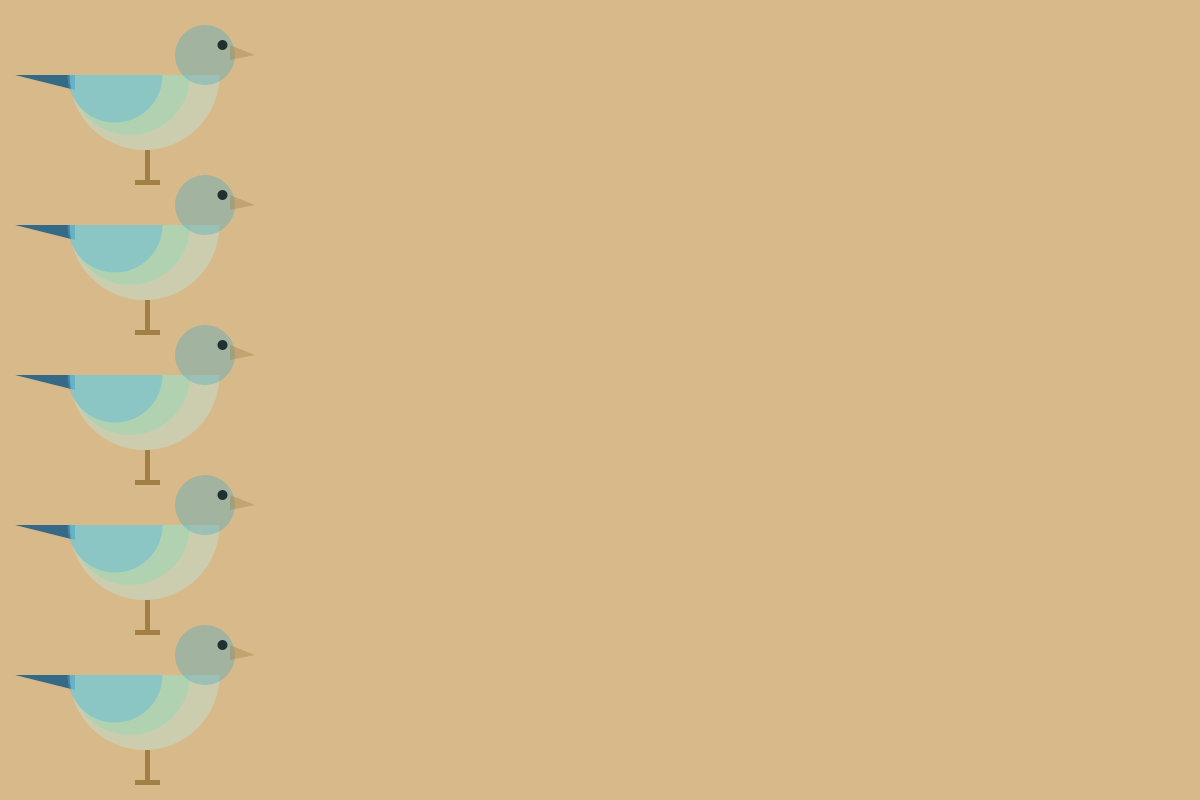
Frame 1 (no input)
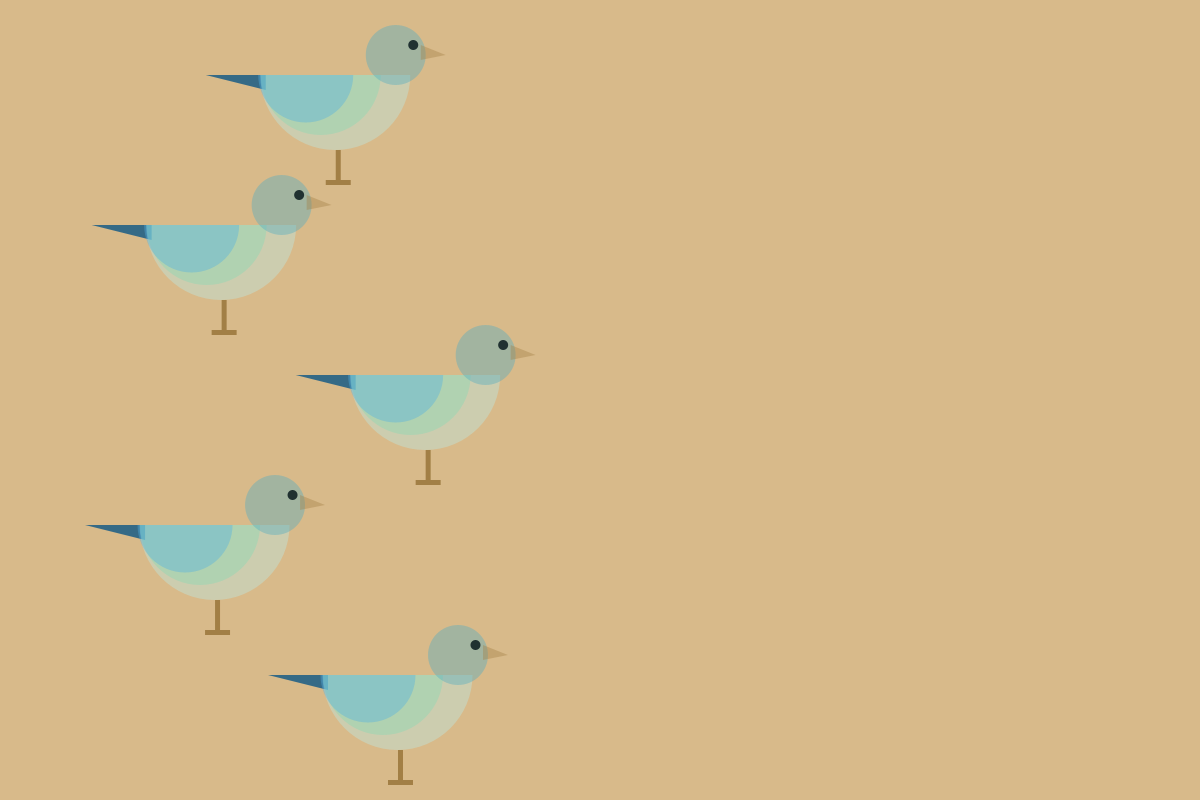
Frame 60 (the mouse pressed at the canvas centre just before this capture)
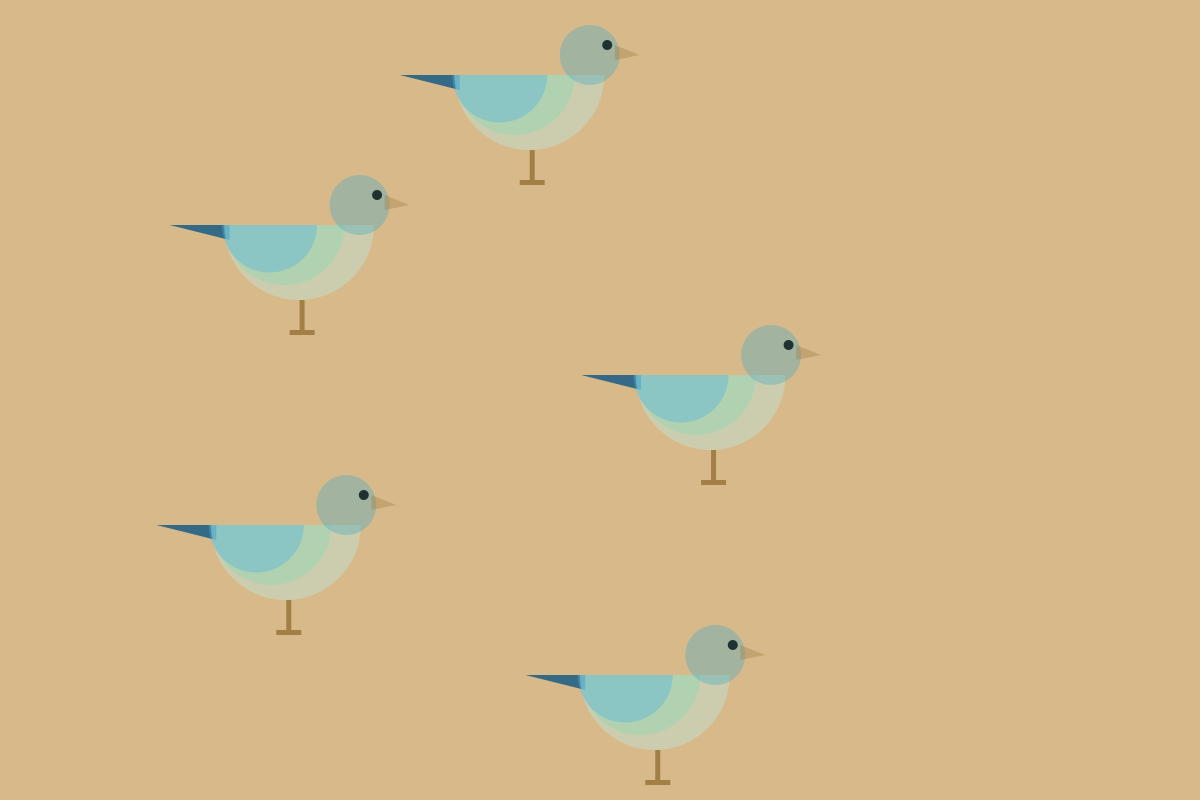
Frame 120 (the mouse held since frame 60 and released just before this capture)

The Processing sketch that drew these frames (run headless with seeded random() and noise(); from frame 60 on, the mouse is pressed at the canvas centre):

// Processing sketch: Bird
// ── Bird.pde
Parrot leobird= new Parrot(-50);
Parrot andrewbird= new Parrot(100);
Parrot lindsaybird= new Parrot(250);
Parrot ayumibird= new Parrot(400);
Parrot benbird= new Parrot(550);

void setup(){
  size(1200,800);
  noStroke();
}

void draw(){
  background(#D8BA8A);
  leobird.fly();
  andrewbird.fly();
  lindsaybird.fly();
  ayumibird.fly();
  benbird.fly();
  
}
class Parrot{
  
  float x=0;
  float y=0;
  float speed= random(5);
  
  Parrot(float sety){
    y=sety;
  }
  
  void fly(){//draw up in the .fly
  pushMatrix();
  translate(x,y);
  scale(0.5, 0.5);
  fill(#356A86);
  triangle(30,250,150,280,150,250);
  fill(#BBEAE9, 100);
  arc(289,250,300,300,0,PI);
  fill(#85D8B5, 100);
  arc(260,250,240,240,0,PI);
  fill(#51AFE0, 100);
  arc(230,250,190,190,0,PI);
  translate(260,0);
  fill(#4EABC1,100);
  ellipse(150,210,120,120);
  fill(#A27F45,100);
  triangle(200,190,200,220,250,210);
  fill(#203131);
  ellipse(185,190,20,20);
  translate(-260,0);
  fill(#A27F45);
  rect(290,400,10,60);
  fill(#A27F45);
  rect(270,460,50,10);
  popMatrix();
  
  x += speed;
  }
}
